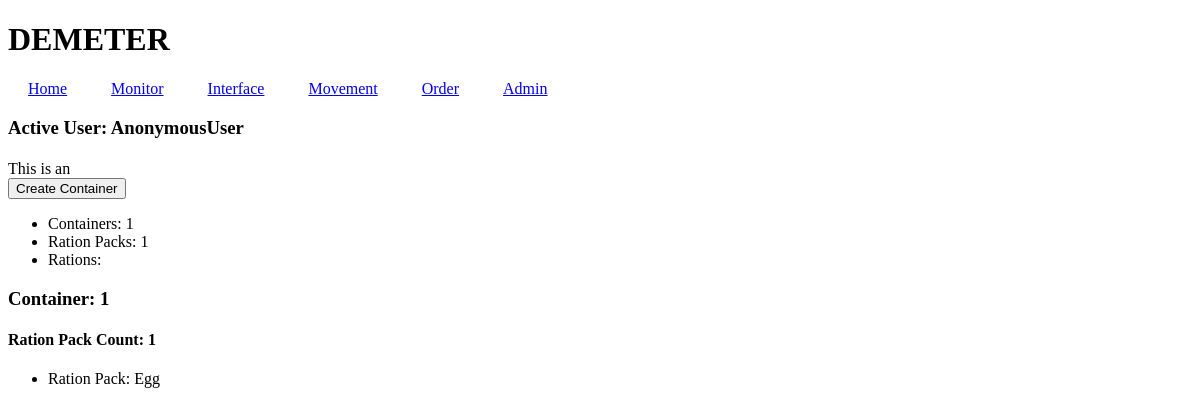
Before: /movement with the older database file.
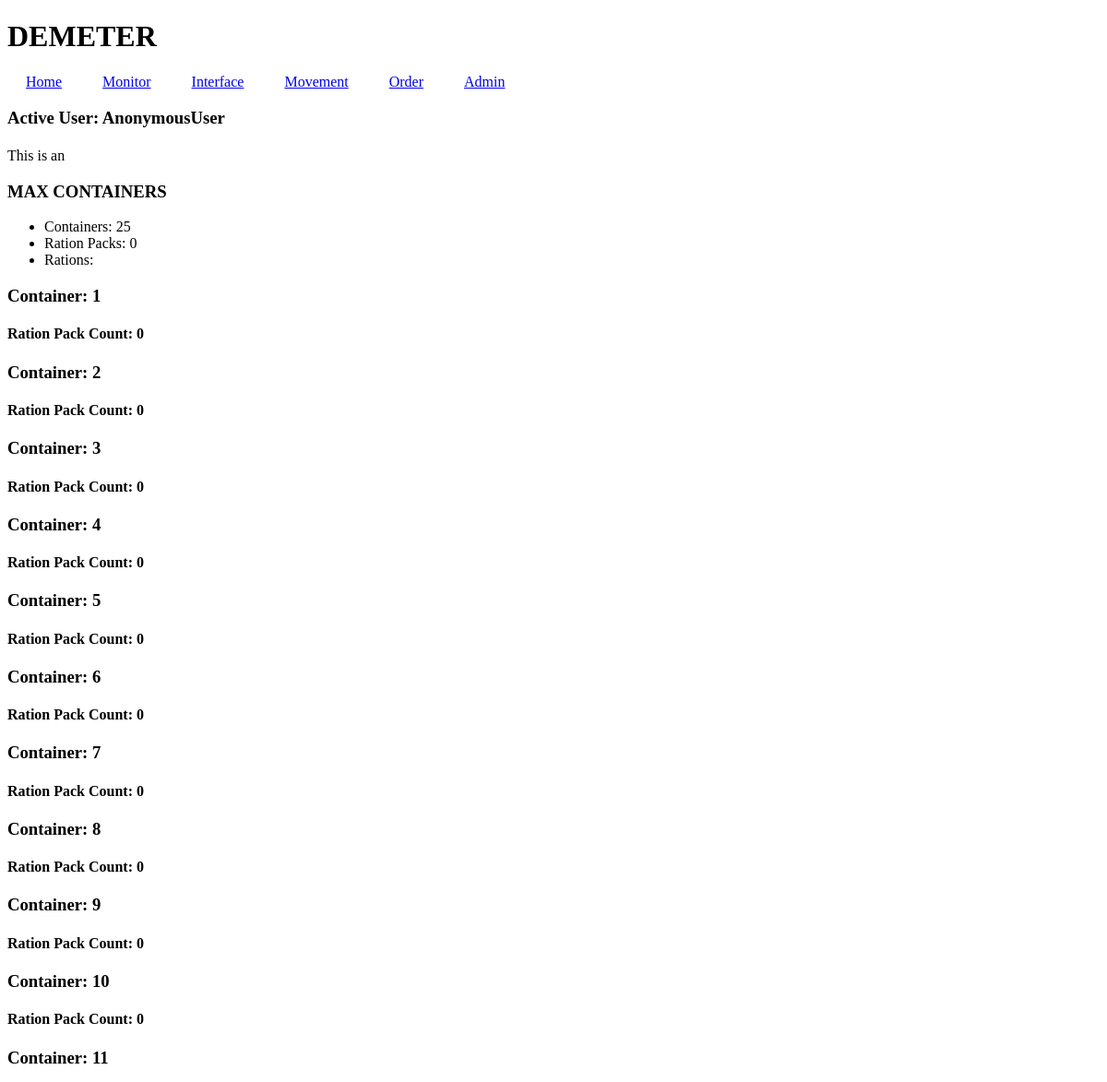
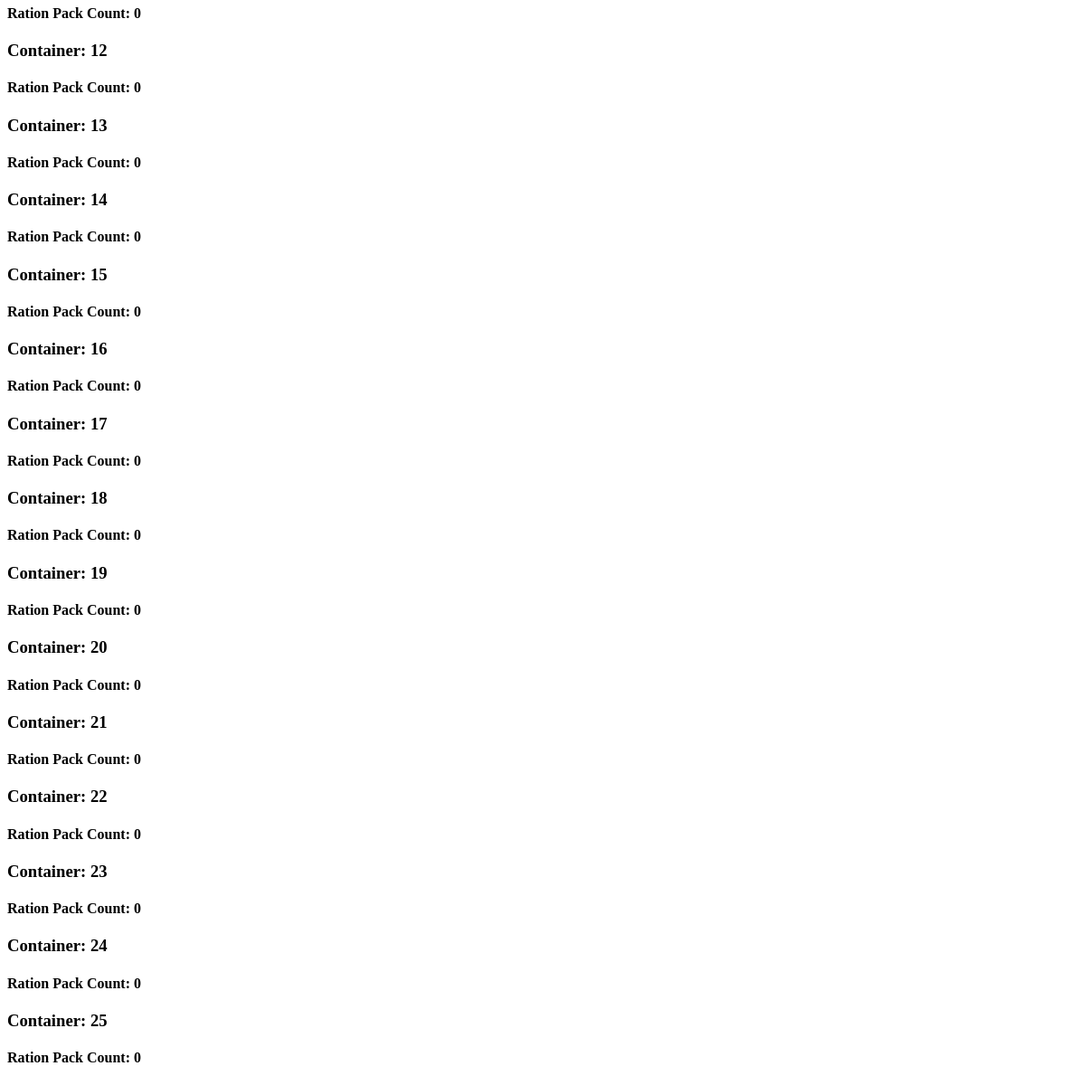
After: the same page with the newer database file (2 pictures, top to bottom).
### container/models.py (models this page shows)
class Container(models.Model):
    containerID = models.AutoField(primary_key=True, blank=False)
    rationPacks = models.IntegerField(default=1, blank=False)
    sensorContainer = models.CharField(max_length=64, null=True, blank=True)
    def __str__(self) -> str:
        return f"Container: {self.containerID}"

class RationPack(models.Model):
    rationPackID = models.CharField(max_length=64,primary_key=True)
    typeRation = models.ForeignKey(TypeRation,
        default=None,
        on_delete=models.PROTECT,
        related_name="RationPack",
    )
    container = models.ForeignKey(Container,
        default=None,
        on_delete=models.CASCADE,
        related_name="RationPack")
    rations = models.IntegerField(default=1)
    sensorRationPack = models.CharField(max_length=64, null=True, blank=True)
    def __str__(self):
        return f"Ration Pack: {self.typeRation}"

class TypeRation(models.Model):
    rationID = models.AutoField(primary_key=True, blank=False)
    rationImg = models.ImageField(default=None, blank=True)
    rationType = models.CharField(max_length=64, default=None)
    weight = models.IntegerField(default=0)
    def __str__(self):
        return f"{self.rationType}"

### inhabitant/views.py (the view)
# urls.py: path("movement", views.movement, name="movement"),
def movement(request):
    con = Container
    tr = TypeRation
    rp = RationPack
    nc = NutrientContent
    if request.method == 'POST':
        form = ContainerForm(request.POST)
        if form.is_valid():
            if con.objects.count() >= 25:
                pass
            else:
                form.save()
    else:
        form = ContainerForm
    return render(request, "inhabitant/movement.html",{
        "containers": con.objects.all(),
        "numcon":con.objects.count(),
        "rpcon":rp.objects.count(),
        "trcon": tr.objects.count(),
    })

### inhabitant/templates/inhabitant/movement.html (shortened to what this page needs)
{% extends 'inhabitant/base.html' %}
{% block body%}
<div>
This is an
{% if numcon == 25 %}
<h3>MAX CONTAINERS</h3>
{% else %}
<form action="" method="post">
    <button type="submit">Create Container</button>
</form>
{% endif %}
<ul>
    <li>Containers: {{ numcon }} </li>
    <li>Ration Packs: {{ rpcon }}</li>
    <li>Rations: {{ rpcon.rations }} </li>
</ul>
{% for container in containers %}
<h3>{{ container }}</h3>
<h4>Ration Pack Count: {{ container.RationPack.all.count }} </h4>
    <ul>
        {% for rationpack in container.RationPack.all %}
        <li>{{ rationpack }}</li>
        {% endfor %}
    </ul>
{% endfor %}
</div>
{% endblock %}

### inhabitant/templates/inhabitant/base.html (shortened to what this page needs)
<!DOCTYPE html>
<html lang="en">
<head>
</head>
<body>
    <h1 id="temp-headline">DEMETER</h1>
    <nav class="nav-bar">
        <ul>
            <li><a href="{% url 'home' %}">Home</a></li>
            <li><a href="{% url 'monitor' %}">Monitor</a></li>
            <li><a href="{% url 'interface' %}">Interface</a></li>
            <li><a href="{% url 'movement' %}">Movement</a></li>
            <li><a href="{% url 'order' %}">Order</a></li>
            <li><a href="{% url 'admin:index' %}">Admin</a></li>
        </ul>
    </nav>
    <h3>Active User: {{ user }}</h3>
    {% block body %}
    {% endblock body %}
</body>
</html>

### inhabitant/templates/inhabitant/base.html (style rules this page uses)
.nav-bar { font-family: 'Times New Roman', Times, serif; }
.nav-bar > ul { margin: 0; padding: 0; overflow: hidden; display: inline-flexbox; align-self: center; }
.nav-bar > ul > li { display: inline; text-align: center; padding: 20px; text-decoration: none; }

Changed rows visible on the page:
removed RationPack: typeRation.rationType "Ration Pack: Egg", shown under Container "Container: 1"
changed Container "Container: 1": RationPack.all.count "1" → "0"
added Container: containerID "Container: 2", RationPack.all.count "0"
added Container: containerID "Container: 3", RationPack.all.count "0"
added Container: containerID "Container: 4", RationPack.all.count "0"
added Container: containerID "Container: 5", RationPack.all.count "0"
added Container: containerID "Container: 6", RationPack.all.count "0"
added Container: containerID "Container: 7", RationPack.all.count "0"
added Container: containerID "Container: 8", RationPack.all.count "0"
added Container: containerID "Container: 9", RationPack.all.count "0"
added Container: containerID "Container: 10", RationPack.all.count "0"
added Container: containerID "Container: 11", RationPack.all.count "0"
added Container: containerID "Container: 12", RationPack.all.count "0"
added Container: containerID "Container: 13", RationPack.all.count "0"
added Container: containerID "Container: 14", RationPack.all.count "0"
added Container: containerID "Container: 15", RationPack.all.count "0"
added Container: containerID "Container: 16", RationPack.all.count "0"
added Container: containerID "Container: 17", RationPack.all.count "0"
added Container: containerID "Container: 18", RationPack.all.count "0"
added Container: containerID "Container: 19", RationPack.all.count "0"
added Container: containerID "Container: 20", RationPack.all.count "0"
added Container: containerID "Container: 21", RationPack.all.count "0"
added Container: containerID "Container: 22", RationPack.all.count "0"
added Container: containerID "Container: 23", RationPack.all.count "0"
added Container: containerID "Container: 24", RationPack.all.count "0"
added Container: containerID "Container: 25", RationPack.all.count "0"
Other visible differences:
{{ numcon }}: "1" → "25"
{{ rpcon }}: "1" → "0"
text no longer shown: "Create Container"
text now shown: "MAX CONTAINERS"
